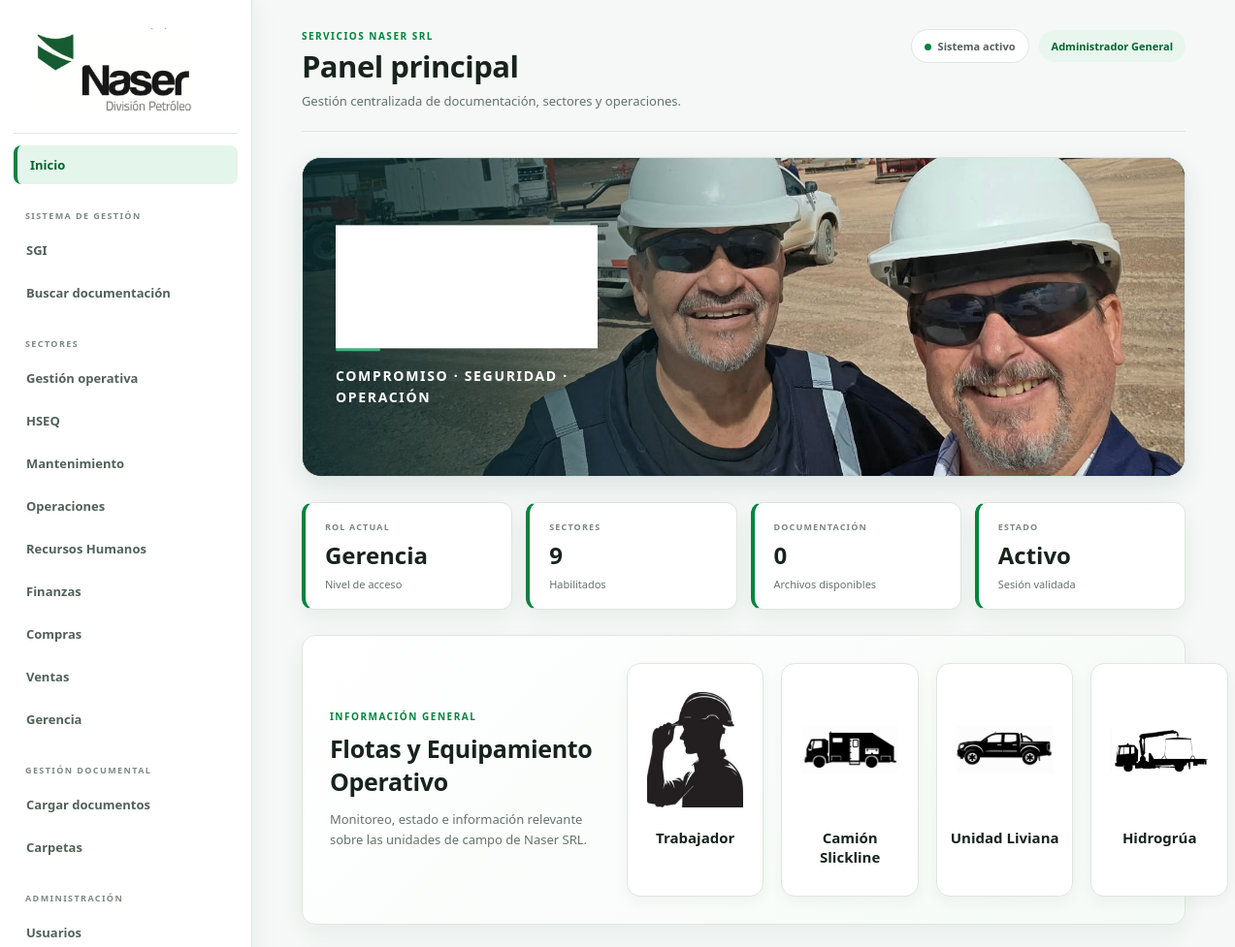
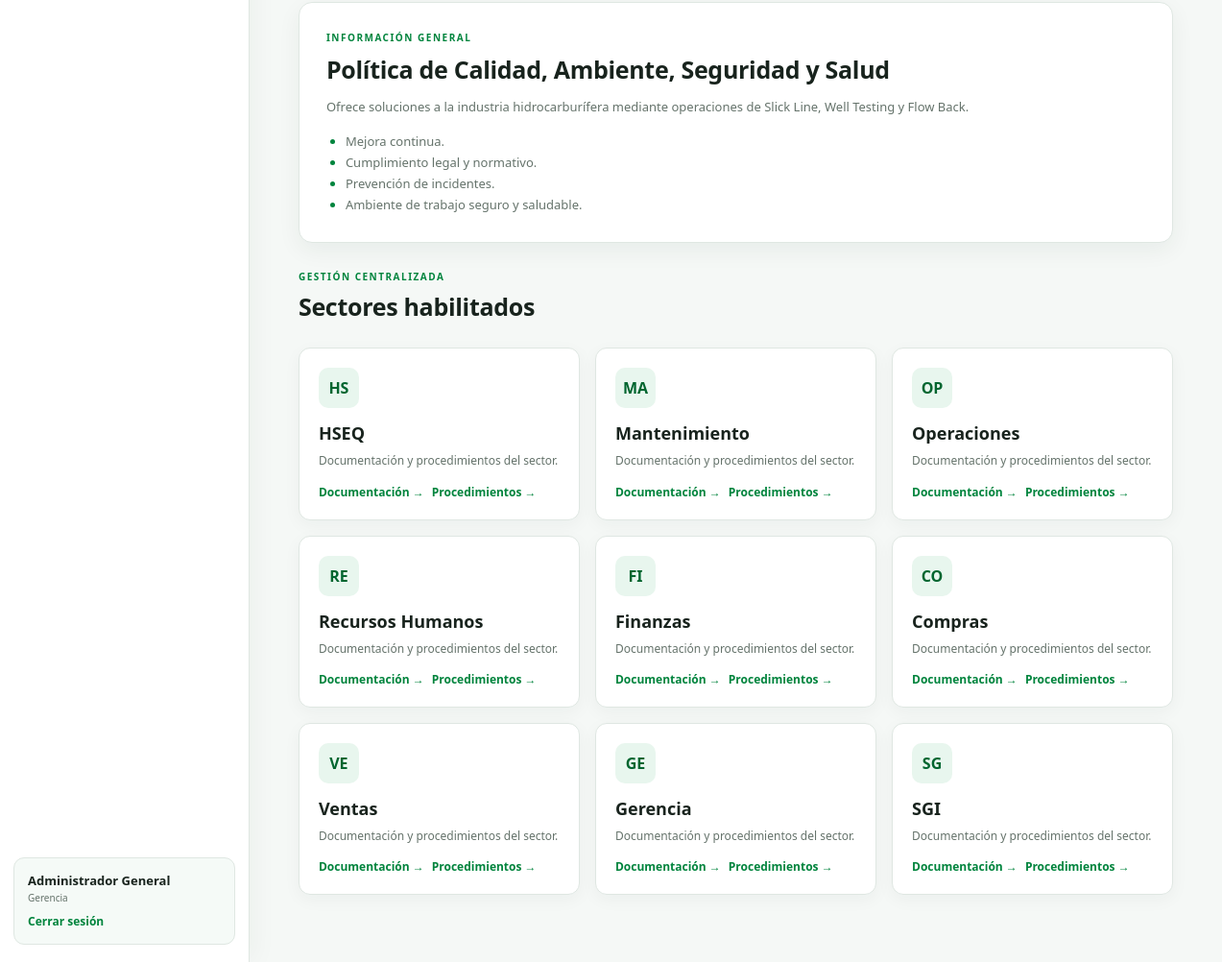
Screenshot of /php/dashboard.php (signed in) with the database file from the repository (2 pictures, top to bottom).
### tables this page shows
CREATE TABLE sectores(
 id INT AUTO_INCREMENT PRIMARY KEY,
 nombre VARCHAR(100) NOT NULL,
 slug VARCHAR(100) NOT NULL UNIQUE,
 orden INT NOT NULL DEFAULT 0
);

### php/config/auth.php (called while the page is built, shortened)
<?php
function esAdmin(){return ($_SESSION['rol']??'')==='admin';}
function puedeGestionarDocumentos($pdo){
 if(esAdmin()) return true;
 $st=$pdo->prepare('SELECT 1 FROM usuario_sector WHERE usuario_id=? AND puede_editar=1 LIMIT 1');
 $st->execute([$_SESSION['usuario_id']??0]);
 return (bool)$st->fetchColumn();
}

### php/dashboard.php (the view, shortened to what this page needs)
<?php
require __DIR__.'/config/auth.php';requireLogin();require __DIR__.'/config/db.php';require __DIR__.'/config/layout.php';
$rol=$_SESSION['rol']??'';
if($rol==='admin'){$sectores=$pdo->query('SELECT id,nombre,slug FROM sectores ORDER BY orden')->fetchAll();$totalDocs=(int)$pdo->query('SELECT COUNT(*) FROM documentos WHERE activo=1')->fetchColumn();}
$galeria=[['/naser/img/trabajador-slickline.jpeg','Trabajador'],['/naser/img/Camion-Naser.png','Camión Slickline'],['/naser/img/Unidad-liviana.png','Unidad Liviana'],['/naser/img/Hidrogrua.jpeg','Hidrogrúa']];
?><!doctype html><html lang="es"><head><link rel="stylesheet" href="../style.css"></head><body><div class="app"><?php sidebar($pdo,'inicio');?><main class="content">
<header class="topbar"><div><p class="eyebrow">SERVICIOS NASER SRL</p><h1>Panel principal</h1><p>Gestión centralizada de documentación, sectores y operaciones.</p></div>
<div class="top-actions"><span class="status"><i></i>Sistema activo</span><span class="user-chip"><?=htmlspecialchars($_SESSION['nombre'])?></span></div></header>
<section class="dashboard-corporate-photo dashboard-corporate-photo-final">
    <img src="../img/sgi-corporativo.jpeg" alt="NASER - Operación en campo">
    <div class="dashboard-banner-copy">
        <p>COMPROMISO · SEGURIDAD · OPERACIÓN</p>
    </div>
</section>
<section class="stats"><article><span>ROL ACTUAL</span><strong><?=$rol==='admin'?'Gerencia':ucfirst($rol)?></strong><small>Nivel de acceso</small></article><article><span>SECTORES</span><strong><?=count($sectores)?></strong><small>Habilitados</small></article><article><span>DOCUMENTACIÓN</span><strong><?=$totalDocs?></strong><small>Archivos disponibles</small></article><article><span>ESTADO</span><strong>Activo</strong><small>Sesión validada</small></article></section>
<section class="fleet-panel"><div class="fleet-copy"><p class="eyebrow">INFORMACIÓN GENERAL</p><h2>Flotas y Equipamiento Operativo</h2><p>Monitoreo, estado e información relevante sobre las unidades de campo de Naser SRL.</p></div><div class="fleet-images"><?php foreach($galeria as [$r,$a]):?><article class="fleet-card"><div class="fleet-image"><img src="<?=$r?>" alt="<?=$a?>"></div><h3><?=htmlspecialchars($a)?></h3></article><?php endforeach;?></div></section>
<section class="policy-panel"><p class="eyebrow">INFORMACIÓN GENERAL</p><h2>Política de Calidad, Ambiente, Seguridad y Salud</h2><p>Ofrece soluciones a la industria hidrocarburífera mediante operaciones de Slick Line, Well Testing y Flow Back.</p><ul><li>Mejora continua.</li><li>Cumplimiento legal y normativo.</li><li>Prevención de incidentes.</li><li>Ambiente de trabajo seguro y saludable.</li></ul></section>
<div class="section-head"><div><p class="eyebrow">GESTIÓN CENTRALIZADA</p><h2>Sectores habilitados</h2></div></div><section class="sector-grid"><?php foreach($sectores as $s):?><article class="sector-card"><div class="sector-code"><?=htmlspecialchars(strtoupper(substr($s['nombre'],0,2)))?></div><h3><?=htmlspecialchars($s['nombre'])?></h3><p>Documentación y procedimientos del sector.</p><div class="card-links"><a href="sector.php?sector=<?=urlencode($s['slug'])?>&tipo=documentacion">Documentación →</a><a href="sector.php?sector=<?=urlencode($s['slug'])?>&tipo=procedimiento">Procedimientos →</a></div></article><?php endforeach;?></section>
</main></div></body></html>

### php/config/layout.php
<?php
function sidebar($pdo,$active=''){
$rol=$_SESSION['rol']??'';
if($rol==='admin'){$sectores=$pdo->query("SELECT id,nombre,slug FROM sectores WHERE slug<>'sgi' ORDER BY orden")->fetchAll();}
else{$st=$pdo->prepare("SELECT s.id,s.nombre,s.slug FROM usuario_sector us JOIN sectores s ON s.id=us.sector_id WHERE us.usuario_id=? AND us.puede_ver=1 AND s.slug<>'sgi' ORDER BY s.orden");$st->execute([$_SESSION['usuario_id']]);$sectores=$st->fetchAll();}
$puedeDocs=puedeGestionarDocumentos($pdo);
?>
<aside class="sidebar">
<a class="brand-panel" href="/naser/php/dashboard.php"><img src="/naser/img/logo-naser.png" alt="NASER"></a>
<nav class="side-nav">
<a class="<?=$active==='inicio'?'active':''?>" href="/naser/php/dashboard.php">Inicio</a>
<div class="nav-label">SISTEMA DE GESTIÓN</div>
<a class="<?=$active==='sgi'?'active':''?>" href="/naser/php/sgi.php">SGI</a>
<a href="/naser/php/buscar.php">Buscar documentación</a>
<div class="nav-label">SECTORES</div>
<a class="<?=$active==='operaciones'?'active':''?>" href="/naser/php/operaciones.php">Gestión operativa</a>
<?php foreach($sectores as $s):?><a class="<?=$active===$s['slug']?'active':''?>" href="/naser/php/sector.php?sector=<?=urlencode($s['slug'])?>"><?=htmlspecialchars($s['nombre'])?></a><?php endforeach;?>
<?php if($puedeDocs):?><div class="nav-label">GESTIÓN DOCUMENTAL</div><a href="/naser/php/admin/documentos.php">Cargar documentos</a><a href="/naser/php/admin/carpetas.php">Carpetas</a><?php endif;?>
<?php if($rol==='admin'):?><div class="nav-label">ADMINISTRACIÓN</div><a href="/naser/php/admin/usuarios.php">Usuarios</a><?php endif;?>
</nav>
<div class="sidebar-user"><strong><?=htmlspecialchars($_SESSION['nombre'])?></strong><span><?=htmlspecialchars($rol==='admin'?'Gerencia':ucfirst($rol))?></span><a href="/naser/php/logout.php">Cerrar sesión</a></div>
</aside><?php } ?>

### rows the page displays
sectores: nombre "HSEQ", nombre "HS"
sectores: nombre "Mantenimiento", nombre "MA"
sectores: nombre "Operaciones", nombre "OP"
sectores: nombre "Recursos Humanos", nombre "RE"
sectores: nombre "Finanzas", nombre "FI"
sectores: nombre "Compras", nombre "CO"
sectores: nombre "Ventas", nombre "VE"
sectores: nombre "Gerencia", nombre "GE"
sectores: nombre "SG", nombre "SGI"

### other values shown
$_SESSION['nombre'] "Administrador General"
$rol==='admin'?'Gerencia':ucfirst($rol) "Gerencia"
count($sectores) "9"
$totalDocs "0"
$a "Trabajador"
$a "Camión Slickline"
$a "Unidad Liviana"
$a "Hidrogrúa"
